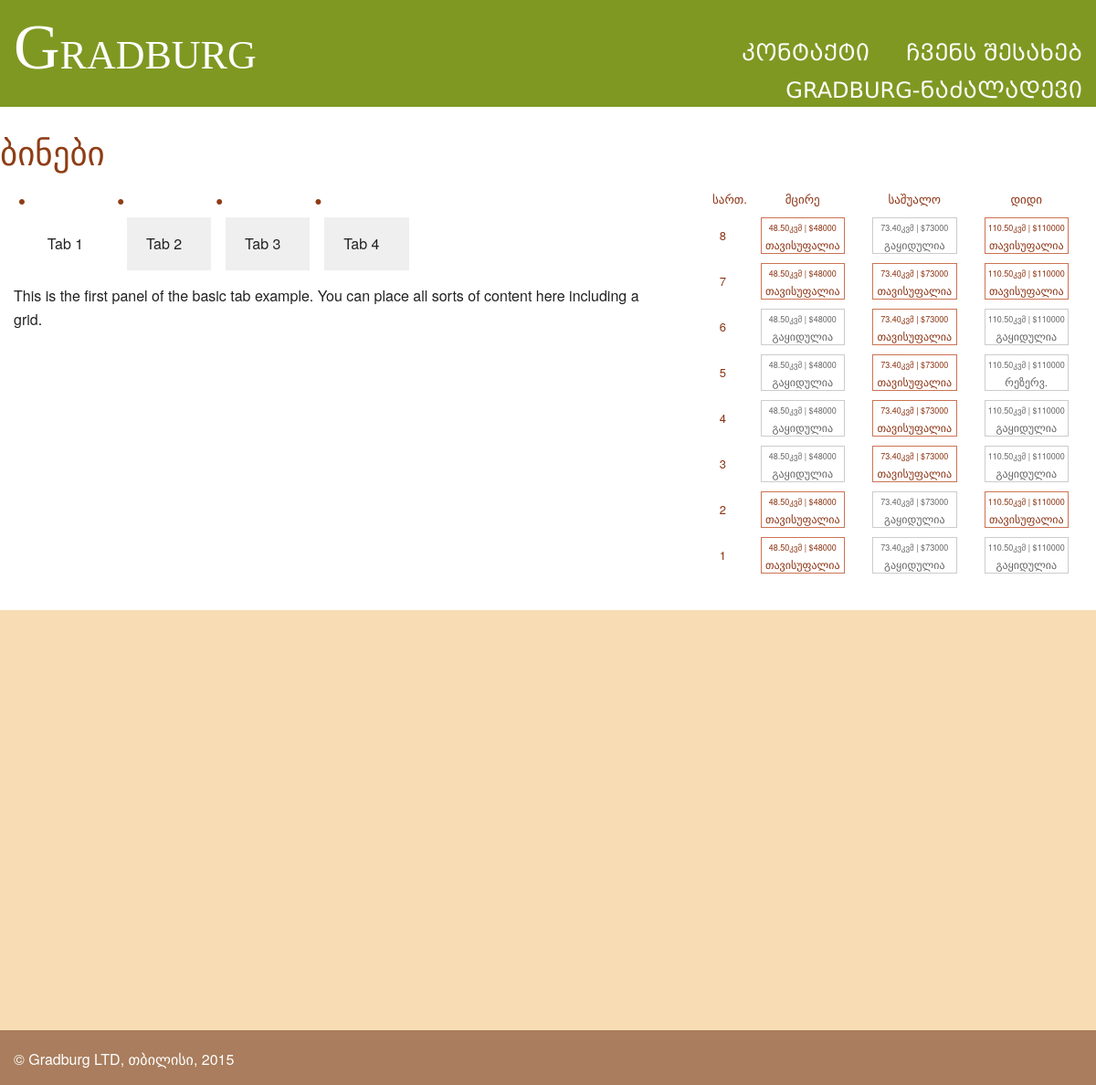
Page /nadzaladevi/ on the committed database.
### core/models.py (models this page shows, shortened)
class Flat(models.Model):
    floor = models.IntegerField(choices=floor_choices)
    price = models.IntegerField(blank=True, null=True)
    area = models.DecimalField(decimal_places=2, max_digits=5, blank=True, null=True)
    status = models.CharField(max_length=60, choices=flat_commercial_status_choices, default='available')
    type = models.ForeignKey('FlatType', default=1)

### core/views.py (the view)
# urls.py: url(r'^nadzaladevi/$', views.nadzaladevi, name='nadzaladevi'),
def nadzaladevi(request):
    context = {}
    context['flats'] = Flat.objects.all()
    context['flat_group1'] = Flat.objects.filter(type__title='მცირე ბინა').order_by('-floor')
    context['flat_group2'] = Flat.objects.filter(type__title='საშუალო ბინა').order_by('-floor')
    context['flat_group3'] = Flat.objects.filter(type__title='დიდი ბინა').order_by('-floor')
    context['floors'] = list(range(8, 0, -1))
    return render(request, 'core/pages/nadzaladevi.html', context)

### core/templates/core/pages/nadzaladevi.html (shortened to what this page needs)
{% extends "core/base.html" %}
{% block mainSection %}
<div class='full-width bg-c-white' style="margin-bottom: 30px">
	<div class='row' style='padding-top: 20px;'>
		<h2 class='' style='color: #8f3d15'>ბინები</h2>
		<div class='columns small-15'>
            <ul class="tabs" data-tab>
              <li class="tab-title active"><a href="#panel1">Tab 1</a></li>
              <li class="tab-title"><a href="#panel2">Tab 2</a></li>
              <li class="tab-title"><a href="#panel3">Tab 3</a></li>
              <li class="tab-title"><a href="#panel4">Tab 4</a></li>
            </ul>
            <div class="tabs-content">
              <div class="content active" id="panel1">
                <p>This is the first panel of the basic tab example. You can place all sorts of content here including a grid.</p>
              </div>
            </div>
		</div>
		<div class='columns small-9' style="">
			<div style='border-radius: 4px; background-color: #94715B;' style="font-size: 13px"
                class="t-c-darkbrown">
                <div class="columns small-3" style="text-align: center; font-size: 13px; height: 30px">
                    სართ.
                </div>
                <div class="columns small-7" style="text-align: center; font-size: 13px; height: 30px">
                    მცირე
                </div>
                <div class="columns small-7" style="text-align: center; font-size: 13px; height: 30px">
                    საშუალო
                </div>
                <div class="columns small-7" style="text-align: center; font-size: 13px; height: 30px">
                    დიდი
                </div>
                <div class="columns small-3" style="font-size: 13px">
                    {% for floor in floors %}
                        <div style="height: 40px; margin-bottom: 10px; text-align: center;
                        line-height: 20px; padding: 10px 2px 2px">
                            {{ floor }}
                        </div>
                    {% endfor %}
                </div>
                <div class="columns small-7" style="font-size: 12px">
                    {% for flat in flat_group1 %}
                        <div style="height: 40px; margin-bottom: 10px; text-align: center;
                        line-height: 18px; border: 1px solid #ccc; padding: 0 2px 2px;
                        {% if flat.get_status_display == 'თავისუფალია' %}
                            color: #8C3313; border-color: #CC7353 !important;
                        {% else %}
                            color: #666;
                        {% endif %}
                        ">
                            <span style="font-size: 9px">{{ flat.area }}კვმ | ${{ flat.price }}</span>
                            {{ flat.get_status_display }}
                        </div>
                    {% endfor %}
                </div>
                <div class="columns small-7" style="font-size: 12px">
                    {% for flat in flat_group2 %}
                        <div style="height: 40px; margin-bottom: 10px; text-align: center;
                        line-height: 18px; border: 1px solid #ccc; padding: 0 2px 2px;
                        {% if flat.get_status_display == 'თავისუფალია' %}
                            color: #8C3313; border-color: #CC7353 !important;
                        {% else %}
                            color: #666;
                        {% endif %}
                        ">
                            <span style="font-size: 9px">{{ flat.area }}კვმ | ${{ flat.price }}</span>
                            {{ flat.get_status_display }}
                        </div>
                    {% endfor %}
                </div>
                <div class="columns small-7" style="font-size: 12px">
                    {% for flat in flat_group3 %}
                        <div style="height: 40px; margin-bottom: 10px; text-align: center;
                        line-height: 18px; border: 1px solid #ccc; padding: 0 2px 2px;
                        {% if flat.get_status_display == 'თავისუფალია' %}
                            color: #8C3313; border-color: #CC7353 !important;
                        {% else %}
                            color: #666;
                        {% endif %}
                        ">
                            <span style="font-size: 9px">{{ flat.area }}კვმ | ${{ flat.price }}</span>
                            {{ flat.get_status_display }}
                        </div>
                    {% endfor %}
                </div>
			</div>
		</div>
	</div>
</div>
<div class='full-width bg-c-pastelcream'>
	<div class='row' style='padding-top: 30px'>
		<div class='columns small-24' style='height: 200px'>
		</div>
	</div>
</div>
<div class='full-width bg-c-pastelcream'>
	<div class='row' style='padding-top: 30px'>
		<div class='columns small-24' style='height: 200px'>
		</div>
	</div>
</div>
{% endblock %}

### core/templates/core/base.html (shortened to what this page needs)
<!doctype html>
{% load staticfiles %}
<html lang="en">
<head>
	<link rel="stylesheet" type="text/css" href="{% static 'app.css' %}"/>
	<link rel="stylesheet" type="text/css" href="{% static 'css/custom.css' %}"/>
</head>
<body>
	<div class='full-width  bg-c-green  '>
		<div class='row'>
			<div class='columns small-8' style='height: 90px'>
				<h1 class='eng-caption t-c-white'>
					<a href="{% url 'core:home' %}" class="t-c-white0 b-w-0">
                        <span style='font-size:70px'>G</span>RADBURG
                    </a>
				</h1>
			</div>
			<div class='columns small-16' style='padding-top: 35px'>
				<div class='menuitem right'>
					<a href="{% url 'core:aboutUs' %}" class="t-c-white0 b-w-0">ჩვენს შესახებ</a>
				</div>
				<div class='menuitem right'>
					<a href="{% url 'core:contact' %}" class="t-c-white0">კონტაქტი</a>
				</div>
				<div class='menuitem right'>
					<a href="{% url 'core:nadzaladevi' %}" class="t-c-white0 b-w-0">GRADBURG-ნაძალადევი</a>
				</div>
			</div>
		</div>
	</div>
	{% block mainSection %}
	{% endblock %}
	<div class='full-width bg-c-pastelbrown'>
		<div class='row' style='padding-top: 20px'>
			<div class='columns small-12 t-c-white' style='height: 40px'>
				&copy; Gradburg LTD, თბილისი, 2015
			</div>
		</div>
	</div>
</body>

### static/css/custom.css (style rules this page uses)
.bg-c-white { background-color: #FFFFFF; }
.bg-c-green { background-color: #7F9822; }
.bg-c-pastelcream { background-color: #F7DCB4; }
.bg-c-pastelbrown { background-color: #A97D5D; }
.eng-caption { font-family: Bauhaus; }
.t-c-white { color: white !important; }
.t-c-white0 { color: white !important; }
a.t-c-white0 { border-bottom: 0px dotted white !important; }
.t-c-darkbrown { color: #8C3313 !important; }
.menuitem { color: white; font-family: mrgvalCaps; font-size: 24px; display: inline-block; margin-left: 40px; border-top: 5px solid transparent; cursor: pointer; }
ul { list-style: none; padding: 0; margin: 0; }
li { padding-left: 1em; text-indent: -.7em; }
li:before { content: "• "; font-size: 24px; color: #8F3D15; }

### rows in the picture
Flat: area "48.50", price "48000", status "თავისუფალია"
Flat: area "48.50", price "48000", status "თავისუფალია"
Flat: area "48.50", price "48000", status "გაყიდულია"
Flat: area "48.50", price "48000", status "გაყიდულია"
Flat: area "48.50", price "48000", status "გაყიდულია"
Flat: area "48.50", price "48000", status "გაყიდულია"
Flat: area "48.50", price "48000", status "თავისუფალია"
Flat: area "48.50", price "48000", status "თავისუფალია"
Flat: area "73.40", price "73000", status "გაყიდულია"
Flat: area "73.40", price "73000", status "თავისუფალია"
Flat: area "73.40", price "73000", status "თავისუფალია"
Flat: area "73.40", price "73000", status "თავისუფალია"
Flat: area "73.40", price "73000", status "თავისუფალია"
Flat: area "73.40", price "73000", status "თავისუფალია"
Flat: area "73.40", price "73000", status "გაყიდულია"
Flat: area "73.40", price "73000", status "გაყიდულია"
Flat: area "110.50", price "110000", status "თავისუფალია"
Flat: area "110.50", price "110000", status "თავისუფალია"
Flat: area "110.50", price "110000", status "გაყიდულია"
Flat: area "110.50", price "110000", status "რეზერვ."
Flat: area "110.50", price "110000", status "გაყიდულია"
Flat: area "110.50", price "110000", status "გაყიდულია"
Flat: area "110.50", price "110000", status "თავისუფალია"
Flat: area "110.50", price "110000", status "გაყიდულია"

### other values in the picture
{{ floor }} "8" "7" "6" "5" "4" "3" "2" "1"
